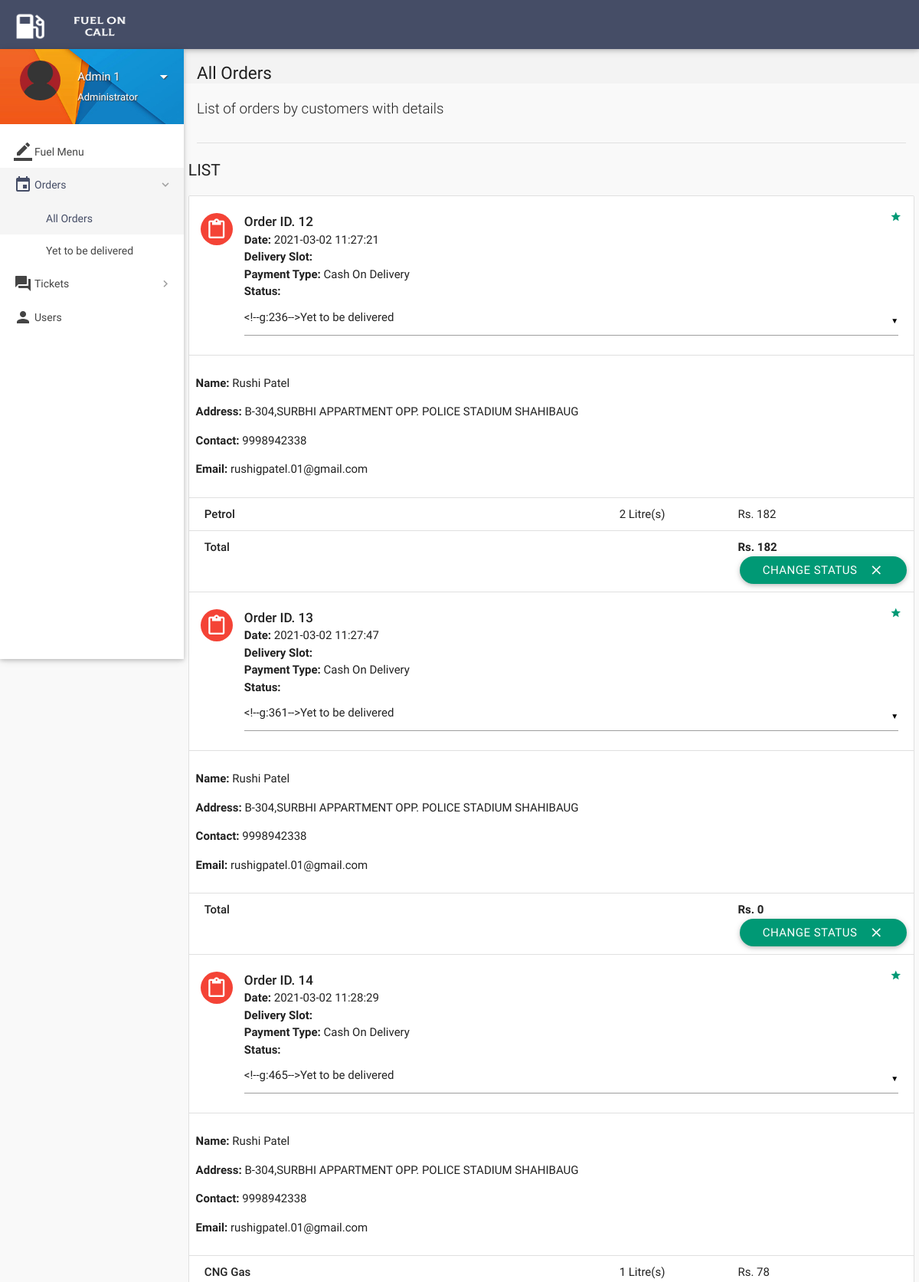
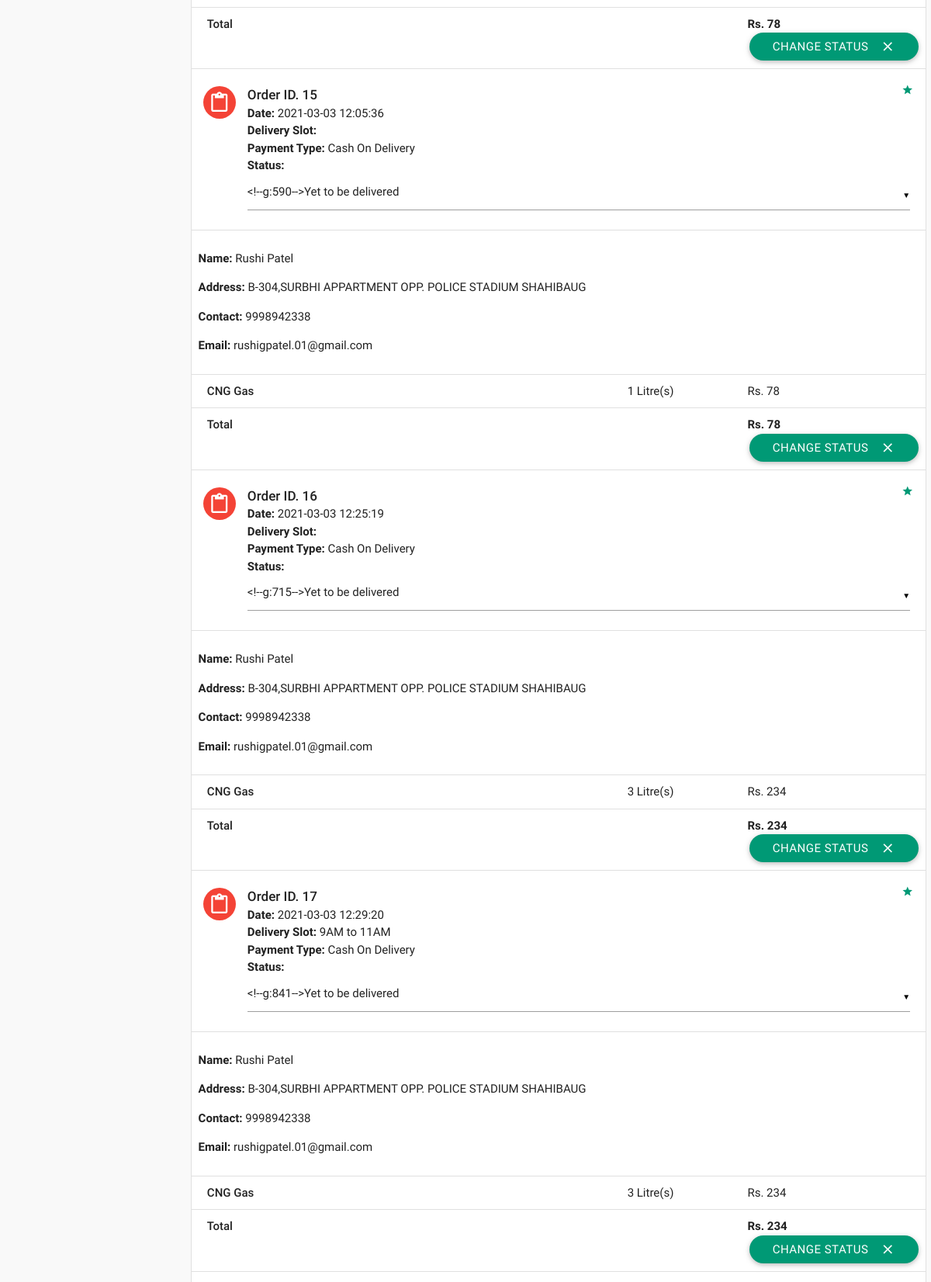
The app's page /all-orders.php (signed in, upper part) with its own data (2 pictures, top to bottom).
### tables this page shows
CREATE TABLE `orders` (
  `id` int(11) NOT NULL,
  `customer_id` int(11) NOT NULL,
  `address` varchar(300) NOT NULL,
  `description` varchar(300) NOT NULL,
  `date` datetime NOT NULL DEFAULT current_timestamp(),
  `delivery_slot` varchar(255) DEFAULT NULL,
  `payment_type` varchar(16) NOT NULL DEFAULT 'Wallet',
  `total` int(11) NOT NULL,
  `status` varchar(25) NOT NULL DEFAULT 'Yet to be delivered',
  `deleted` tinyint(4) NOT NULL DEFAULT 0
);

CREATE TABLE `users` (
  `id` int(11) NOT NULL,
  `role` varchar(15) NOT NULL DEFAULT 'Customer',
  `name` varchar(15) NOT NULL,
  `username` varchar(10) NOT NULL,
  `password` varchar(16) NOT NULL,
  `email` varchar(35) DEFAULT NULL,
  `address` varchar(300) DEFAULT NULL,
  `contact` bigint(11) NOT NULL,
  `verified` tinyint(1) NOT NULL DEFAULT 0,
  `deleted` tinyint(4) NOT NULL DEFAULT 0
);

CREATE TABLE `order_details` (
  `id` int(11) NOT NULL,
  `order_id` int(11) NOT NULL,
  `item_id` int(11) NOT NULL,
  `quantity` int(11) NOT NULL,
  `price` int(11) NOT NULL
);

CREATE TABLE `items` (
  `id` int(11) NOT NULL,
  `name` varchar(20) NOT NULL,
  `price` int(11) NOT NULL,
  `product_img` varchar(300) NOT NULL,
  `deleted` tinyint(4) NOT NULL DEFAULT 0
);

### includes/connect.php (called while the page is built, shortened)
<?php
$name = $_SESSION['name'];
$role = $_SESSION['role'];
?>

### all-orders.php (the view, shortened to what this page needs)
<?php
include 'includes/connect.php';
	if($_SESSION['admin_sid']==session_id())
	{
		?>
<!DOCTYPE html>
<html lang="en">
<head>
  <link href="css/materialize.min.css" type="text/css" rel="stylesheet" media="screen,projection">
  <link href="css/style.min.css" type="text/css" rel="stylesheet" media="screen,projection">
  <link href="css/custom/custom.min.css" type="text/css" rel="stylesheet" media="screen,projection">
  <link href="js/plugins/perfect-scrollbar/perfect-scrollbar.css" type="text/css" rel="stylesheet" media="screen,projection">
</head>
<body>
  <header id="header" class="page-topbar">
        <div class="navbar-fixed">
            <nav class="navbar-color">
                <div class="nav-wrapper">
                    <ul class="left">
                      <li><h1 class="logo-wrapper"><a href="index.php" class="brand-logo darken-1"><img src="images/materialize-logo.png" alt="logo"></a> <span class="logo-text">Logo</span></h1></li>
                    </ul>
                </div>
            </nav>
        </div>
  </header>
  <div id="main">
    <div class="wrapper">
      <aside id="left-sidebar-nav">
        <ul id="slide-out" class="side-nav fixed leftside-navigation">
            <li class="user-details cyan darken-2">
            <div class="row">
                <div class="col col s4 m4 l4">
                    <img src="images/avatar.jpg" alt="" class="circle responsive-img valign profile-image">
                </div>
                <div class="col col s8 m8 l8">
                    <a class="btn-flat dropdown-button waves-effect waves-light white-text profile-btn" href="#" data-activates="profile-dropdown"><?php echo $name;?> <i class="mdi-navigation-arrow-drop-down right"></i></a>
                    <p class="user-roal"><?php echo $role;?></p>
                </div>
            </div>
            </li>
            <li class="bold"><a href="index.php" class="waves-effect waves-cyan"><i class="mdi-editor-border-color"></i> Fuel Menu</a>
            </li>
                <li class="no-padding">
                    <ul class="collapsible collapsible-accordion">
                        <li class="bold"><a class="collapsible-header waves-effect waves-cyan active"><i class="mdi-editor-insert-invitation"></i> Orders</a>
                            <div class="collapsible-body">
                                <ul>
								<li class="<?php
								if(!isset($_GET['status'])){
										echo 'active';
									}?>
									"><a href="all-orders.php">All Orders</a>
                                </li>
								<?php
									$sql = mysqli_query($con, "SELECT DISTINCT status FROM orders;");
									while($row = mysqli_fetch_array($sql)){
                                    echo '<li class='.(isset($_GET['status'])?($status == $_GET['status'] ? 'active' : ''): '').'><a href="all-orders.php?status='.$row['status'].'">'.$row['status'].'</a>
                                    </li>';
									}
									?>
                                </ul>
                            </div>
                        </li>
                    </ul>
                </li>
                 <li class="no-padding">
                    <ul class="collapsible collapsible-accordion">
                        <li class="bold"><a class="collapsible-header waves-effect waves-cyan"><i class="mdi-action-question-answer"></i> Tickets</a>
                        </li>
                    </ul>
                </li>
            <li class="bold"><a href="users.php" class="waves-effect waves-cyan"><i class="mdi-social-person"></i> Users</a>
            </li>
        </ul>
        </aside>
      <section id="content">
        <div id="breadcrumbs-wrapper">
          <div class="container">
            <div class="row">
              <div class="col s12 m12 l12">
                <h5 class="breadcrumbs-title">All Orders</h5>
              </div>
            </div>
          </div>
        </div>
        <div class="container">
          <p class="caption">List of orders by customers with details</p>
          <div class="divider"></div>
<div id="work-collections" class="seaction">
					<?php
					if(isset($_GET['status'])){
						$status = $_GET['status'];
					}
					else{
						$status = '%';
					}
					$sql = mysqli_query($con, "SELECT * FROM orders WHERE status LIKE '$status';");
					echo '<div class="row">
                <div>
                    <h4 class="header">List</h4>
                    <ul id="issues-collection" class="collection">';
					while($row = mysqli_fetch_array($sql))
					{
						$status = $row['status'];
						$deleted = $row['deleted'];
						echo '<li class="collection-item avatar">
                              <i class="mdi-content-content-paste red circle"></i>
                              <span class="collection-header">Order ID. '.$row['id'].'</span>
                              <p><strong>Date:</strong> '.$row['date'].'</p>
                              <p><strong>Delivery Slot:</strong> '.$row['delivery_slot'].'</p>
                              <p><strong>Payment Type:</strong> '.$row['payment_type'].'</p>
							  <p><strong>Status:</strong> '.($deleted ? $status : '
							  <form method="post" action="routers/edit-orders.php">
							    <input type="hidden" value="'.$row['id'].'" name="id">
								<select name="status">
								<option value="Yet to be delivered" '.($status=='Yet to be delivered' ? 'selected' : '').'>Yet to be delivered</option>
								<option value="Delivered" '.($status=='Delivered' ? 'selected' : '').'>Delivered</option>
								<option value="Cancelled by Admin" '.($status=='Cancelled by Admin' ? 'selected' : '').'>Cancelled by Admin</option>
								<option value="Paused" '.($status=='Paused' ? 'selected' : '').'>Paused</option>
								</select>
							  ').'</p>
                              <a href="#" class="secondary-content"><i class="mdi-action-grade"></i></a>
                              </li>';
						$order_id = $row['id'];
						$customer_id = $row['customer_id'];
						$sql1 = mysqli_query($con, "SELECT * FROM order_details WHERE order_id = $order_id;");
						$sql3 = mysqli_query($con, "SELECT * FROM users WHERE id = $customer_id;");
							while($row3 = mysqli_fetch_array($sql3))
							{
							echo '<li class="collection-item">
                            <div class="row">
							<p><strong>Name: </strong>'.$row3['name'].'</p>
							<p><strong>Address: </strong>'.$row['address'].'</p>
							'.($row3['contact'] == '' ? '' : '<p><strong>Contact: </strong>'.$row3['contact'].'</p>').'
							'.($row3['email'] == '' ? '' : '<p><strong>Email: </strong>'.$row3['email'].'</p>').'
							'.(!empty($row['description']) ? '<p><strong>Note: </strong>'.$row['description'].'</p>' : '').'
                            </li>';
							}
						while($row1 = mysqli_fetch_array($sql1))
						{
							if ($row1['quantity'] == '0'){
							}
							else {
							$item_id = $row1['item_id'];
							$sql2 = mysqli_query($con, "SELECT * FROM items WHERE id = $item_id;");
							while($row2 = mysqli_fetch_array($sql2))
								$item_name = $row2['name'];
							echo '<li class="collection-item">
                            <div class="row">
                            <div class="col s7">
                            <p class="collections-title">'.$item_name.'</p>
                            </div>
                            <div class="col s2">
                            <span>'.$row1['quantity'].' Litre(s)</span>
                            </div>
                            <div class="col s3">
                            <span>Rs. '.$row1['price'].'</span>
                            </div>
                            </div>
                            </li>';
						}
					}
								echo'<li class="collection-item">
                                        <div class="row">
                                            <div class="col s7">
                                                <p class="collections-title"> Total</p>
                                            </div>
                                            <div class="col s2">
											<span> </span>
                                            </div>
                                            <div class="col s3">
                                                <span><strong>Rs. '.$row['total'].'</strong></span>
                                            </div>';
								if(!$deleted){
								echo '<button class="btn waves-effect waves-light right submit" type="submit" name="action">Change Status
                                              <i class="mdi-content-clear right"></i>
										</button>
										</form>';
								}
								echo'</div></li>';
					}
					?>
					</ul>
                </div>
              </div>
            </div>
        </div>
      </section>
    </div>
  </div>
</body>
</html>
<?php
	}
?>

### records on screen
orders: id "12", date "2021-03-02 11:27:21", payment_type "Cash On Delivery", address "B-304,SURBHI APPARTMENT OPP. POLICE STADIUM SHAHIBAUG", total "182", deleted "CHANGE STATUS"
users: name "Rushi Patel", contact "9998942338", email "rushigpatel.01@gmail.com"
order_details: item.name "Petrol", quantity "2", price "182"
orders: id "13", date "2021-03-02 11:27:47", payment_type "Cash On Delivery", address "B-304,SURBHI APPARTMENT OPP. POLICE STADIUM SHAHIBAUG", total "0", deleted "CHANGE STATUS"
orders: id "14", date "2021-03-02 11:28:29", payment_type "Cash On Delivery", address "B-304,SURBHI APPARTMENT OPP. POLICE STADIUM SHAHIBAUG", total "78", deleted "CHANGE STATUS"
order_details: item.name "CNG Gas", quantity "1", price "78"
orders: id "15", date "2021-03-03 12:05:36", payment_type "Cash On Delivery", address "B-304,SURBHI APPARTMENT OPP. POLICE STADIUM SHAHIBAUG", total "78", deleted "CHANGE STATUS"
order_details: item.name "CNG Gas", quantity "1", price "78"
orders: id "16", date "2021-03-03 12:25:19", payment_type "Cash On Delivery", address "B-304,SURBHI APPARTMENT OPP. POLICE STADIUM SHAHIBAUG", total "234", deleted "CHANGE STATUS"
order_details: item.name "CNG Gas", quantity "3", price "234"
orders: id "17", date "2021-03-03 12:29:20", delivery_slot "9AM to 11AM", payment_type "Cash On Delivery", address "B-304,SURBHI APPARTMENT OPP. POLICE STADIUM SHAHIBAUG", total "234", deleted "CHANGE STATUS"
order_details: item.name "CNG Gas", quantity "3", price "234"

### other values on screen
$name "Admin 1"
$role "Administrator"
$row['status'] "Yet to be delivered"
